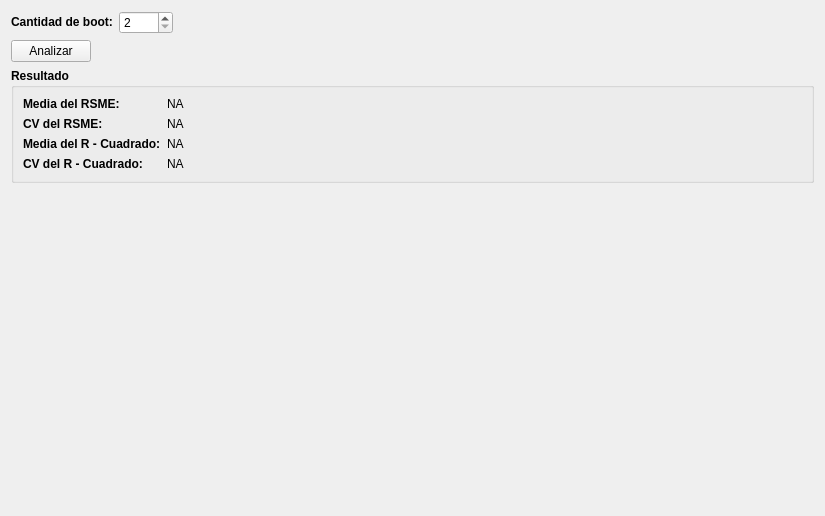
<?xml version="1.0" encoding="UTF-8"?>
<ui version="4.0">
 <class>WidgetValidationBootStropping</class>
 <widget class="QWidget" name="WidgetValidationBootStropping">
  <property name="geometry">
   <rect>
    <x>0</x>
    <y>0</y>
    <width>825</width>
    <height>516</height>
   </rect>
  </property>
  <property name="windowTitle">
   <string>Form</string>
  </property>
  <layout class="QGridLayout" name="gridLayout">
   <item row="0" column="0" colspan="2">
    <widget class="QLabel" name="label">
     <property name="sizePolicy">
      <sizepolicy hsizetype="Maximum" vsizetype="Maximum">
       <horstretch>0</horstretch>
       <verstretch>0</verstretch>
      </sizepolicy>
     </property>
     <property name="font">
      <font>
       <weight>75</weight>
       <bold>true</bold>
      </font>
     </property>
     <property name="text">
      <string>Cantidad de boot:</string>
     </property>
    </widget>
   </item>
   <item row="0" column="2">
    <widget class="QSpinBox" name="sBCountBoot">
     <property name="minimum">
      <number>2</number>
     </property>
     <property name="maximum">
      <number>1000</number>
     </property>
    </widget>
   </item>
   <item row="0" column="3">
    <spacer name="horizontalSpacer_3">
     <property name="orientation">
      <enum>Qt::Horizontal</enum>
     </property>
     <property name="sizeHint" stdset="0">
      <size>
       <width>171</width>
       <height>20</height>
      </size>
     </property>
    </spacer>
   </item>
   <item row="1" column="0">
    <widget class="QPushButton" name="pBAnalizar">
     <property name="sizePolicy">
      <sizepolicy hsizetype="Minimum" vsizetype="Maximum">
       <horstretch>0</horstretch>
       <verstretch>0</verstretch>
      </sizepolicy>
     </property>
     <property name="text">
      <string>Analizar</string>
     </property>
    </widget>
   </item>
   <item row="1" column="1" colspan="3">
    <spacer name="horizontalSpacer_4">
     <property name="orientation">
      <enum>Qt::Horizontal</enum>
     </property>
     <property name="sizeHint" stdset="0">
      <size>
       <width>286</width>
       <height>20</height>
      </size>
     </property>
    </spacer>
   </item>
   <item row="2" column="0" colspan="4">
    <widget class="QGroupBox" name="gBResult">
     <property name="sizePolicy">
      <sizepolicy hsizetype="Preferred" vsizetype="Maximum">
       <horstretch>0</horstretch>
       <verstretch>0</verstretch>
      </sizepolicy>
     </property>
     <property name="font">
      <font>
       <weight>75</weight>
       <bold>true</bold>
      </font>
     </property>
     <property name="title">
      <string>Resultado</string>
     </property>
     <layout class="QGridLayout" name="gridLayout_3">
      <item row="0" column="0">
       <widget class="QLabel" name="label_2">
        <property name="sizePolicy">
         <sizepolicy hsizetype="Maximum" vsizetype="Preferred">
          <horstretch>0</horstretch>
          <verstretch>0</verstretch>
         </sizepolicy>
        </property>
        <property name="text">
         <string>Media del RSME:</string>
        </property>
       </widget>
      </item>
      <item row="0" column="1">
       <widget class="QLabel" name="lOMediaRSME">
        <property name="font">
         <font>
          <weight>50</weight>
          <bold>false</bold>
         </font>
        </property>
        <property name="text">
         <string>NA</string>
        </property>
       </widget>
      </item>
      <item row="1" column="0">
       <widget class="QLabel" name="label_3">
        <property name="sizePolicy">
         <sizepolicy hsizetype="Maximum" vsizetype="Preferred">
          <horstretch>0</horstretch>
          <verstretch>0</verstretch>
         </sizepolicy>
        </property>
        <property name="text">
         <string>CV del RSME:</string>
        </property>
       </widget>
      </item>
      <item row="1" column="1">
       <widget class="QLabel" name="lOCVRSME">
        <property name="font">
         <font>
          <weight>50</weight>
          <bold>false</bold>
         </font>
        </property>
        <property name="text">
         <string>NA</string>
        </property>
       </widget>
      </item>
      <item row="2" column="0">
       <widget class="QLabel" name="label_4">
        <property name="sizePolicy">
         <sizepolicy hsizetype="Maximum" vsizetype="Preferred">
          <horstretch>0</horstretch>
          <verstretch>0</verstretch>
         </sizepolicy>
        </property>
        <property name="text">
         <string>Media del R - Cuadrado:</string>
        </property>
       </widget>
      </item>
      <item row="2" column="1">
       <widget class="QLabel" name="lOMediaRSQUARE">
        <property name="font">
         <font>
          <weight>50</weight>
          <bold>false</bold>
         </font>
        </property>
        <property name="text">
         <string>NA</string>
        </property>
       </widget>
      </item>
      <item row="3" column="0">
       <widget class="QLabel" name="label_5">
        <property name="sizePolicy">
         <sizepolicy hsizetype="Maximum" vsizetype="Preferred">
          <horstretch>0</horstretch>
          <verstretch>0</verstretch>
         </sizepolicy>
        </property>
        <property name="text">
         <string>CV del R - Cuadrado:</string>
        </property>
       </widget>
      </item>
      <item row="3" column="1">
       <widget class="QLabel" name="lOCVRSQUARE">
        <property name="font">
         <font>
          <weight>50</weight>
          <bold>false</bold>
         </font>
        </property>
        <property name="text">
         <string>NA</string>
        </property>
       </widget>
      </item>
     </layout>
    </widget>
   </item>
   <item row="3" column="0" colspan="4">
    <widget class="QWidget" name="widgetChart" native="true">
     <layout class="QGridLayout" name="gLayoutChart"/>
    </widget>
   </item>
  </layout>
 </widget>
 <resources/>
 <connections/>
</ui>
